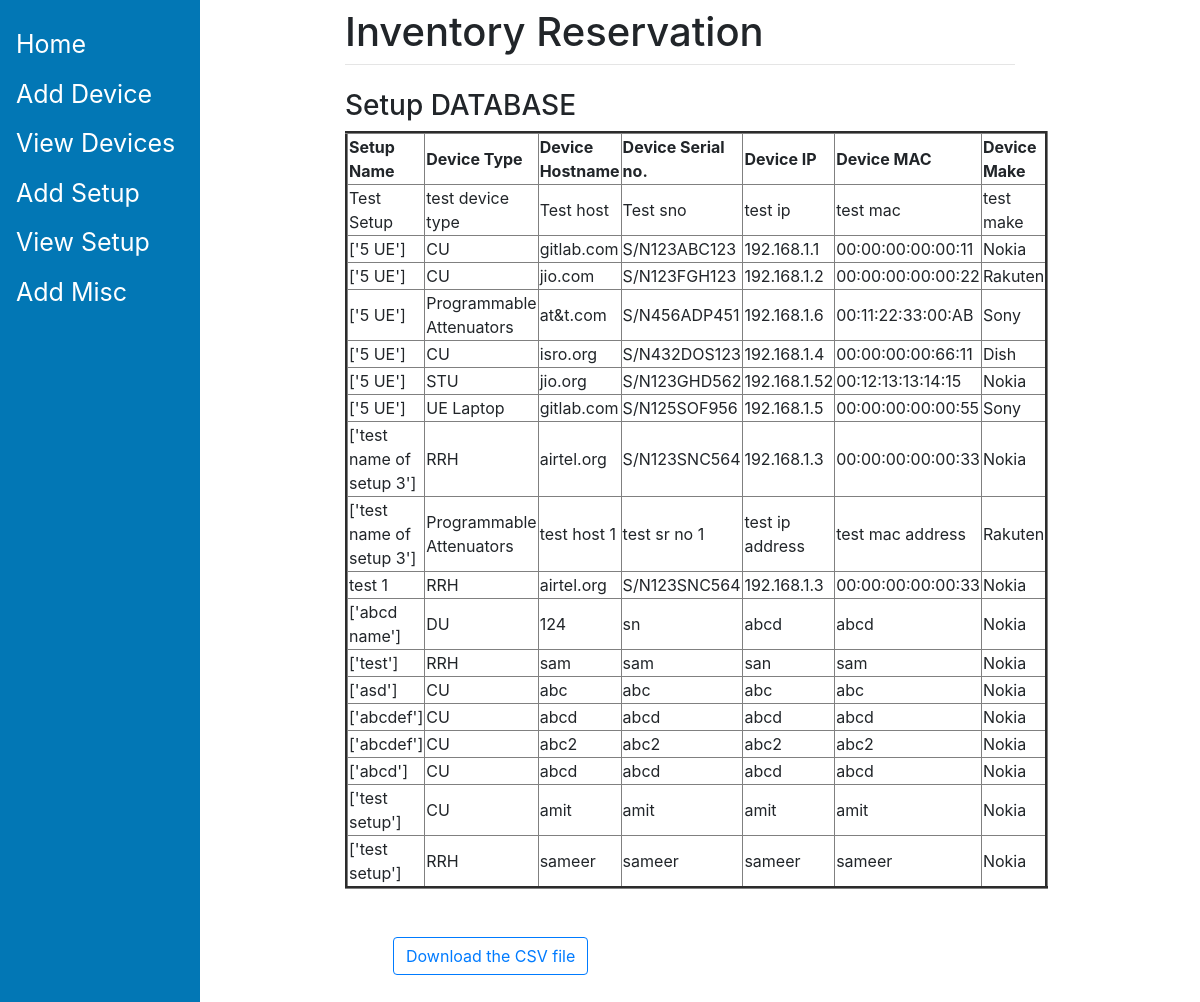
Page /view_setup/ on the committed database.
### ReservationTool/models.py (models this page shows, shortened)
class Setup(models.Model):
    setup_name = models.CharField(max_length=125)
    device_type = models.ForeignKey(Device, on_delete=models.CASCADE)

class Device(models.Model):
    hostname = models.CharField(max_length=125)
    slug = models.SlugField(max_length=125,unique=True)
    serial_number  = models.CharField(max_length=125)
    ip = models.CharField(max_length=125)
    mac = models.CharField(max_length=125)
    device_type = models.CharField(max_length=125)
    make = models.CharField(max_length=125)
    def __str__(self):
      return self.device_type

### ReservationTool/views.py (the view)
# urls.py: path("view_setup/", views.view_setup, name='view_setup'),
def view_setup(request):
    context = {}
    setup_entries = Setup.objects.all()
    context['setup_entries'] = setup_entries
    return render(request, 'view_setup.html', context)

### templates/view_setup.html (shortened to what this page needs)
{% extends 'base.html' %}
{% block content %}
<div class = "container" >
<div class = "row">
<table border="3px solid"  >
<h3> Setup DATABASE  <h3>
<tr>
<td><b>Setup Name</td>
<td><b>Device Type</td>
<td><b>Device Hostname</td>
<td><b>Device Serial no.</td>
<td><b>Device IP</td>
<td><b>Device MAC</td>
<td><b>Device Make</td>
</tr>
           {% for entry in setup_entries %}
      <tr>
     <td>{{ entry.setup_name }}</td>
    <td>{{ entry.device_type }}</td>
    <td>{{ entry.device_type.hostname }} </td>
    <td>{{ entry.device_type.serial_number }}</td>
    <td>{{ entry.device_type.ip }}</td>
    <td>{{ entry.device_type.mac }}</td>
    <td>{{ entry.device_type.make }}</td>
     </tr>
      {% endfor %}
    </table>
<div class="container">
    <div class="row p-5">
            <a href="/export/set-up" class="btn btn-outline-primary" role="button">Download the CSV file</a>
    </div>
</div>
{% endblock %}

### rows in the picture
Setup: setup_name "Test Setup", device_type "test device type", device_type.hostname "Test host", device_type.serial_number "Test sno", device_type.ip "test ip", device_type.mac "test mac", device_type.make "test make"
Setup: setup_name "['5 UE']", device_type "CU", device_type.hostname "gitlab.com", device_type.serial_number "S/N123ABC123", device_type.ip "192.168.1.1", device_type.mac "00:00:00:00:00:11", device_type.make "Nokia"
Setup: setup_name "['5 UE']", device_type "CU", device_type.hostname "jio.com", device_type.serial_number "S/N123FGH123", device_type.ip "192.168.1.2", device_type.mac "00:00:00:00:00:22", device_type.make "Rakuten"
Setup: setup_name "['5 UE']", device_type "Programmable Attenuators", device_type.hostname "at&t.com", device_type.serial_number "S/N456ADP451", device_type.ip "192.168.1.6", device_type.mac "00:11:22:33:00:AB", device_type.make "Sony"
Setup: setup_name "['5 UE']", device_type "CU", device_type.hostname "isro.org", device_type.serial_number "S/N432DOS123", device_type.ip "192.168.1.4", device_type.mac "00:00:00:00:66:11", device_type.make "Dish"
Setup: setup_name "['5 UE']", device_type "STU", device_type.hostname "jio.org", device_type.serial_number "S/N123GHD562", device_type.ip "192.168.1.52", device_type.mac "00:12:13:13:14:15", device_type.make "Nokia"
Setup: setup_name "['5 UE']", device_type "UE Laptop", device_type.hostname "gitlab.com", device_type.serial_number "S/N125SOF956", device_type.ip "192.168.1.5", device_type.mac "00:00:00:00:00:55", device_type.make "Sony"
Setup: setup_name "['test name of setup 3']", device_type "RRH", device_type.hostname "airtel.org", device_type.serial_number "S/N123SNC564", device_type.ip "192.168.1.3", device_type.mac "00:00:00:00:00:33", device_type.make "Nokia"
Setup: setup_name "['test name of setup 3']", device_type "Programmable Attenuators", device_type.hostname "test host 1", device_type.serial_number "test sr no 1", device_type.ip "test ip address", device_type.mac "test mac address", device_type.make "Rakuten"
Setup: setup_name "test 1", device_type "RRH", device_type.hostname "airtel.org", device_type.serial_number "S/N123SNC564", device_type.ip "192.168.1.3", device_type.mac "00:00:00:00:00:33", device_type.make "Nokia"
Setup: setup_name "['abcd name']", device_type "DU", device_type.hostname "124", device_type.serial_number "sn", device_type.ip "abcd", device_type.mac "abcd", device_type.make "Nokia"
Setup: setup_name "['test']", device_type "RRH", device_type.hostname "sam", device_type.serial_number "sam", device_type.ip "san", device_type.mac "sam", device_type.make "Nokia"
Setup: setup_name "['asd']", device_type "CU", device_type.hostname "abc", device_type.serial_number "abc", device_type.ip "abc", device_type.mac "abc", device_type.make "Nokia"
Setup: setup_name "['abcdef']", device_type "CU", device_type.hostname "abcd", device_type.serial_number "abcd", device_type.ip "abcd", device_type.mac "abcd", device_type.make "Nokia"
Setup: setup_name "['abcdef']", device_type "CU", device_type.hostname "abc2", device_type.serial_number "abc2", device_type.ip "abc2", device_type.mac "abc2", device_type.make "Nokia"
Setup: setup_name "['abcd']", device_type "CU", device_type.hostname "abcd", device_type.serial_number "abcd", device_type.ip "abcd", device_type.mac "abcd", device_type.make "Nokia"
Setup: setup_name "['test setup']", device_type "CU", device_type.hostname "amit", device_type.serial_number "amit", device_type.ip "amit", device_type.mac "amit", device_type.make "Nokia"
Setup: setup_name "['test setup']", device_type "RRH", device_type.hostname "sameer", device_type.serial_number "sameer", device_type.ip "sameer", device_type.mac "sameer", device_type.make "Nokia"
